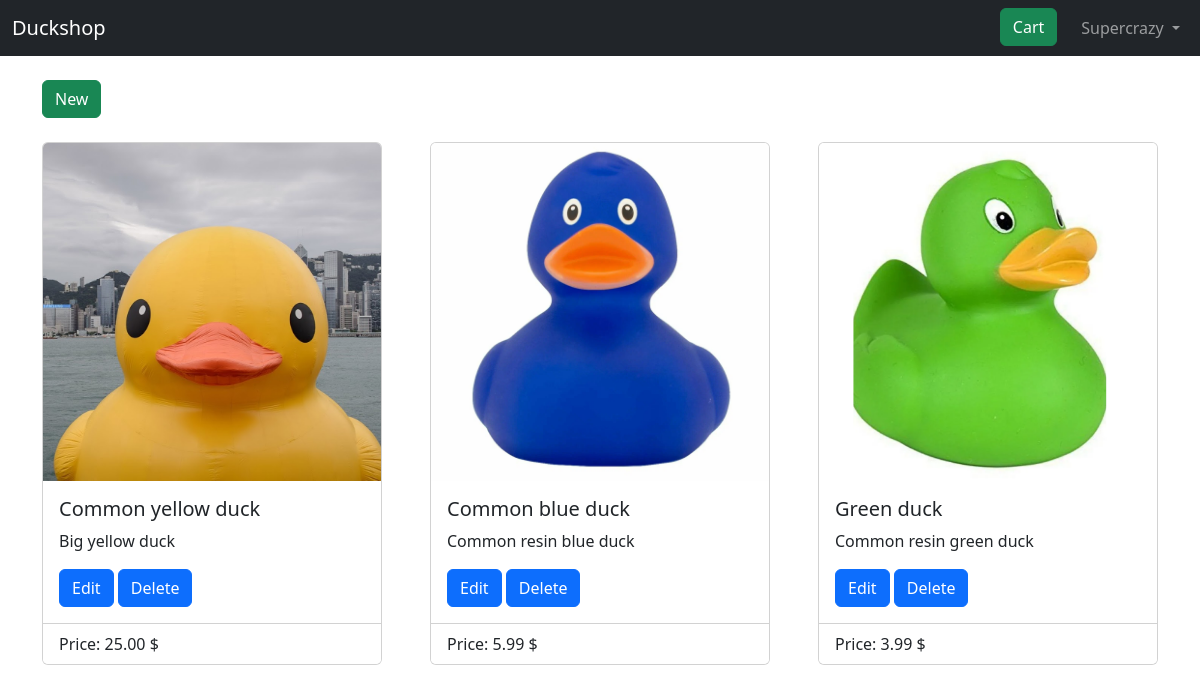
Page /adminlist/ (signed in) on the committed database.
### users/models.py (models this page shows)
class CustomUser(AbstractUser):
    phone = PhoneField(blank=True, help_text='Contact phone number')

### pages/models.py (models this page shows, shortened)
class Product(models.Model):
    title = models.CharField(max_length=255)
    description = models.TextField()
    price = models.DecimalField(max_digits=8, decimal_places=2)
    image = models.ImageField(upload_to='images/')

### pages/views.py (the view)
# urls.py: path("adminlist/", views.ProductAdminListView.as_view(), name="product_adminlist"),
class ProductAdminListView(PermissionRequiredMixin, ListView):
    permission_required = "add"
    model = models.Product
    template_name = 'product_adminlist.html'

### templates/product_adminlist.html (shortened to what this page needs)
{% extends 'base.html' %}
{% block content %}
<a class="btn btn-success mb-4" href="{% url 'product_new' %}">New</a>
<div class="row g-5">
{% for product in object_list %}
<div class="col col-xs">
    <div class="card">
        <img src="{{ MEDIA_URL }}{{ product.image.url }}" class="card-img-top" style="width: 100%;">
        <div class="card-body">
            <h5 class="card-title">{{ product.title }}</h5>
            <p class="card-text">{{ product.description }}</p>
            <a class="btn btn-primary" href="{% url 'product_edit' product.pk %}">Edit</a>
            <a class="btn btn-primary" href="{% url 'product_delete' product.pk %}">Delete</a>
        </div>
        <ul class="list-group list-group-flush">
            <li class="list-group-item">Price: {{ product.price }} $</li>
        </ul>
    </div>
</div>
{% endfor %}
</div>
{% endblock %}

### templates/base.html (shortened to what this page needs)
<!doctype html>
<html lang="en">
    <head>
    <link href="https://cdn.jsdelivr.net/npm/bootstrap@5.3.3/dist/css/bootstrap.min.css" rel="stylesheet">
    </head>
    <body>
        <nav class="navbar navbar-expand-md bg-dark mb-4" data-bs-theme="dark">
            <div class="container-fluid">
                <a class="navbar-brand" href="{% url 'home' %}">Duckshop</a>
                <div class="collapse navbar-collapse" id="navbarCollapse">
                {% if user.is_authenticated %}
                    <ul class="navbar-nav ms-auto">
                        <li class="nav-item me-3"><a href="{% url 'cart' %}" class="btn btn-success">Cart</a></li>
                        <li class="nav-item">
                            <a class="nav-link dropdown-toggle" href="#" id="userMenu" data-bs-toggle="dropdown" aria-expanded="false">
                                {{ user.username }}
                            </a>
                        </li>
                    </ul>
                    {% else %}
                    <form class="form-inline ms-auto">
                        <a href="{% url 'login' %}" class="btn btn-outline-secondary">Log in</a>
                        <a href="{% url 'signup' %}" class="btn btn-primary ms-2">Sign up</a>
                    </form>
                    {% endif %}
                </div>
            </div>
        </nav>
        <div class="container">
        {% block content %}
        {% endblock %}
        </div>
    </body>
</html>

### rows in the picture
CustomUser: username "Supercrazy"
Product: image (picture), title "Common yellow duck", description "Big yellow duck", price "25.00"
Product: image (picture), title "Common blue duck", description "Common resin blue duck", price "5.99"
Product: image (picture), title "Green duck", description "Common resin green duck", price "3.99"
